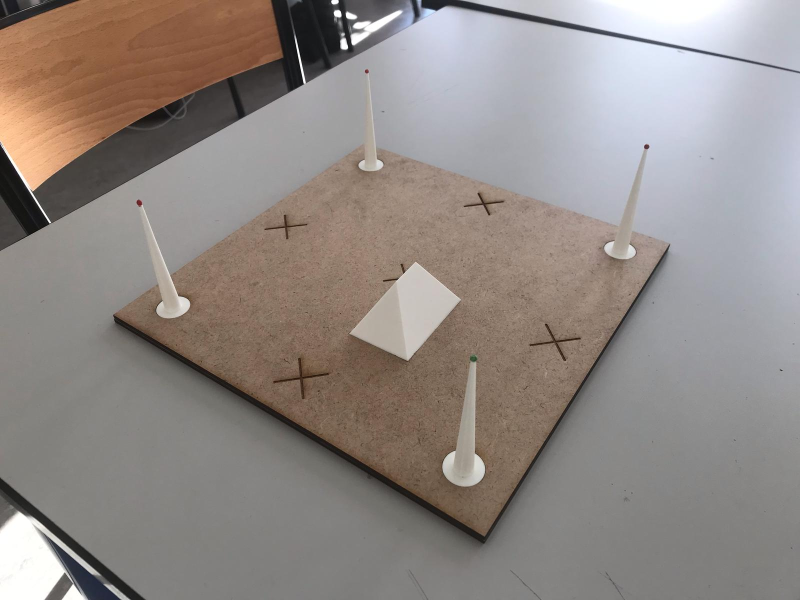
#> input picture programme/Photo/Photo objet 6/IMG-20250311-WA0012.jpg, 1600 x 1200 px (shown at 1/2 size); its folder holds 4 pictures in this run
$ python contour.py
#> lines starting #> are read from the running program, lines starting #| are printed output that depends on the picture; after the words box and inside, x2 and y2 are one past the last pixel; in counts of white or black regions, pixels touching at a corner belong together
import cv2
import numpy as np
import matplotlib.pyplot as plt
import os

# Charger les images
dossier = "Photo/Photo objet 6"
fichiers=[]
nombre_fichiers = len([f for f in os.listdir(dossier) if os.path.isfile(os.path.join(dossier, f))])
for f in os.listdir(dossier) :
    fichiers.append(dossier+"/"+f)


def reshape (img,scale_percent) :
    width = int(img.shape[1] * scale_percent / 100)
    height = int(img.shape[0] * scale_percent / 100)
    dim = (width, height)

image = fichiers[1]

def detect_contours_and_vertices(image_path):
    """ Détecte les contours de l'objet et extrait les sommets de sa forme polygonale. """

    # 1️. Charger l'image et convertir en niveaux de gris
    img = cv2.imread(image_path)
#> img is the input picture: shape (1200, 1600, 3); mean B, G, R 133.1, 137.3, 145.2
    gray = cv2.cvtColor(img, cv2.COLOR_BGR2GRAY)
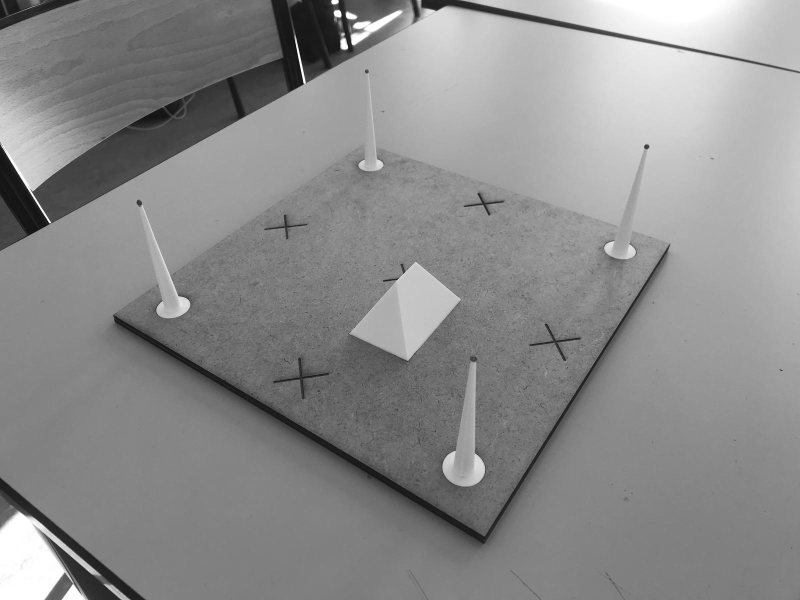
#> gray: shape (1200, 1600) (shown at 1/2 size); min 0, max 255, mean 139.2

    # 2️. Appliquer un flou pour réduire le bruit
    blurred = cv2.GaussianBlur(gray, (5, 5), 0)

    # 3️. Détection des contours avec Canny
    edges = cv2.Canny(blurred, 50, 150)
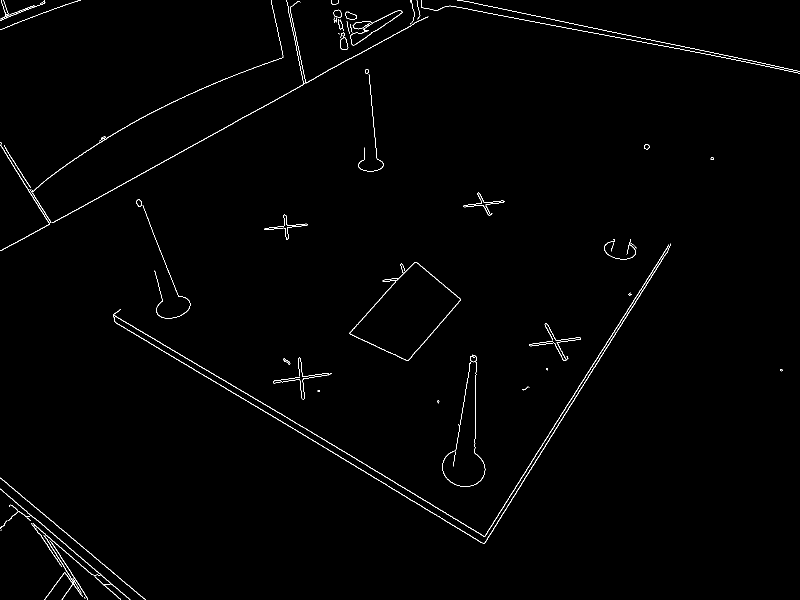
#> edges: shape (1200, 1600) (shown at 1/2 size); 0.86% white in thin lines or dots

    # 4️. Fermer les petits trous avec une transformation morphologique
    kernel = np.ones((3, 3), np.uint8)
    edges = cv2.morphologyEx(edges, cv2.MORPH_CLOSE, kernel)
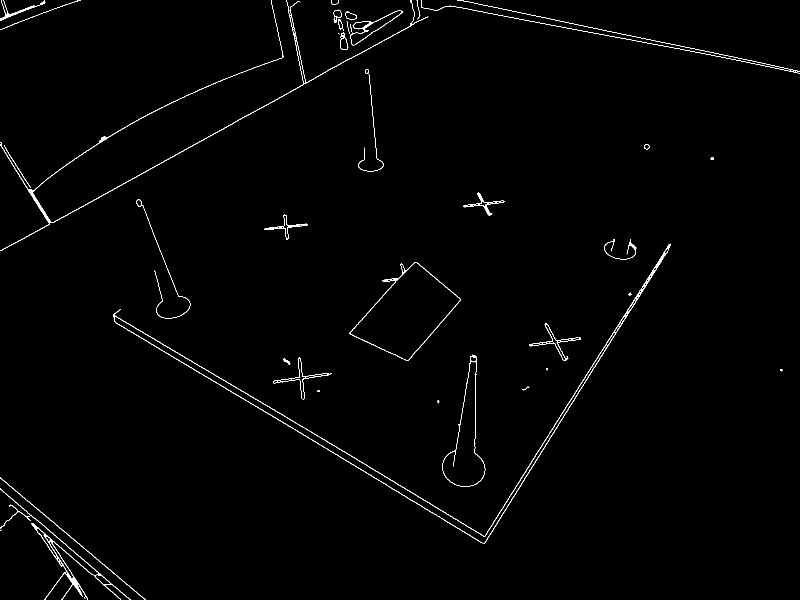
#> edges: shape (1200, 1600) (shown at 1/2 size); 0.96% white in thin lines or dots

    # 5️. Trouver les contours
    contours, _ = cv2.findContours(edges, cv2.RETR_EXTERNAL, cv2.CHAIN_APPROX_SIMPLE)
#> contours = 39 contours, 14 with area under 20; largest, box (x1, y1, x2, y2) and area: (699, 524, 922, 722) 22284, (226, 487, 1341, 1088) 15212, (884, 709, 971, 974) 9444, (0, 977, 261, 1200) 2241, (701, 20, 806, 91) 2106

    # 6️. Trier pour garder le plus grand contour (l'objet principal)
    contours = sorted(contours, key=cv2.contourArea, reverse=True)

    if not contours:
        print("❌ Aucun contour détecté !")
        return

    main_contour = contours[0]
#> main_contour = contour of 241 points, box (x1, y1, x2, y2) (699, 524, 922, 722), area 22284

    # 7️. Approximation polygonale pour extraire les sommets
    epsilon = 0.02 * cv2.arcLength(main_contour, True)  # Ajuste la précision
#> epsilon = 14.3
    approx = cv2.approxPolyDP(main_contour, epsilon, True)
#> approx = [[833, 524], [765, 560], [790, 564], [699, 665], [813, 721], [921, 600]]

    # 8️. Dessiner les contours et les sommets détectés
    result = img.copy()
    cv2.drawContours(result, [approx], -1, (0, 255, 0), 2)  # Dessine le polygone
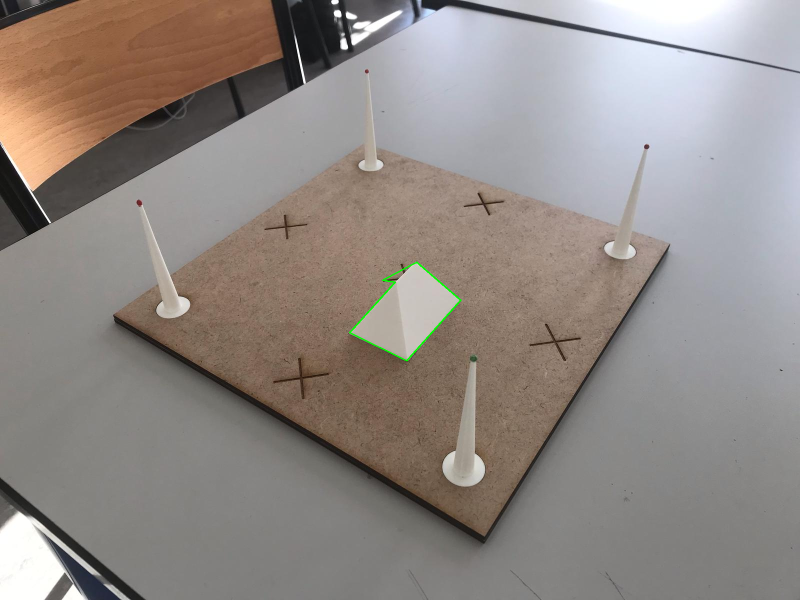
#> result: shape (1200, 1600, 3) (shown at 1/2 size); 0.1% of pixels changed, all inside (x1, y1, x2, y2) = (698, 523, 923, 723)

    # Dessiner les sommets détectés
    for point in approx:
        x, y = point.ravel()
        cv2.circle(result, (x, y), 5, (0, 0, 255), -1)  # Marquer les sommets en rouge
#> this loop made 6 passes
#> result: shape (1200, 1600, 3); 0.03% of pixels changed, all inside (x1, y1, x2, y2) = (694, 519, 927, 727)

    # 9️. Afficher le résultat
    plt.figure(figsize=(10, 5))
    plt.imshow(cv2.cvtColor(result, cv2.COLOR_BGR2RGB))
    plt.title("Contours et sommets détectés")
    plt.axis("off")
    plt.show()

    return approx  # Retourne la liste des sommets

detect_contours_and_vertices(image)
